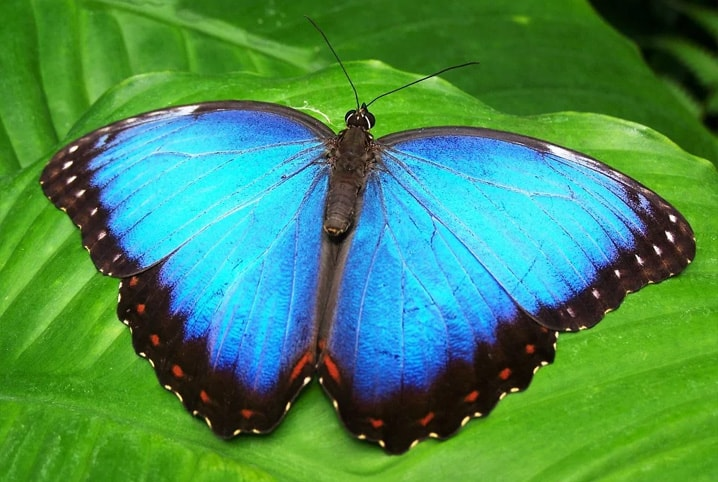
%> input picture q3/borboleta.jpg, 718 x 482 px
$ octave adicao_de_ruido.m   (GNU Octave 9; MATLAB toolbox functions it lacks are replaced by stand-ins)
%> lines starting %> are read from the running program, lines starting %| are printed output that depends on the picture

img1 = imread('borboleta.jpg');
%> img1 is the input picture: size 482x718x3 uint8; mean R, G, B 68.4, 139.9, 88.2
% Adiciona ruído sal e pimenta
img_noisy1 = imnoise(img1, 'salt & pepper', 0.05); % 5% de ruído
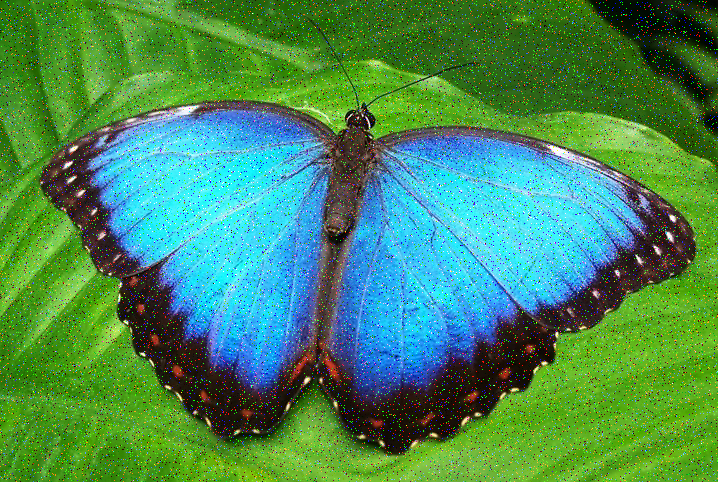
%> img_noisy1: size 482x718x3 uint8; mean R, G, B 71.3, 139.4, 90.1
% Adiciona ruído gaussiano
img_noisy1 = imnoise(img_noisy1, 'gaussian', 0, 0.01); % média 0, var 0.01
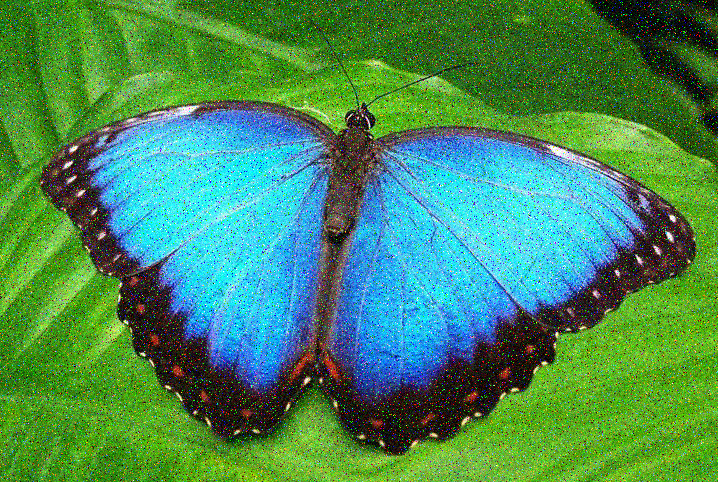
%> img_noisy1: size 482x718x3 uint8; mean R, G, B 71.7, 139.3, 90.6

img2 = imread('raposa.jpg');
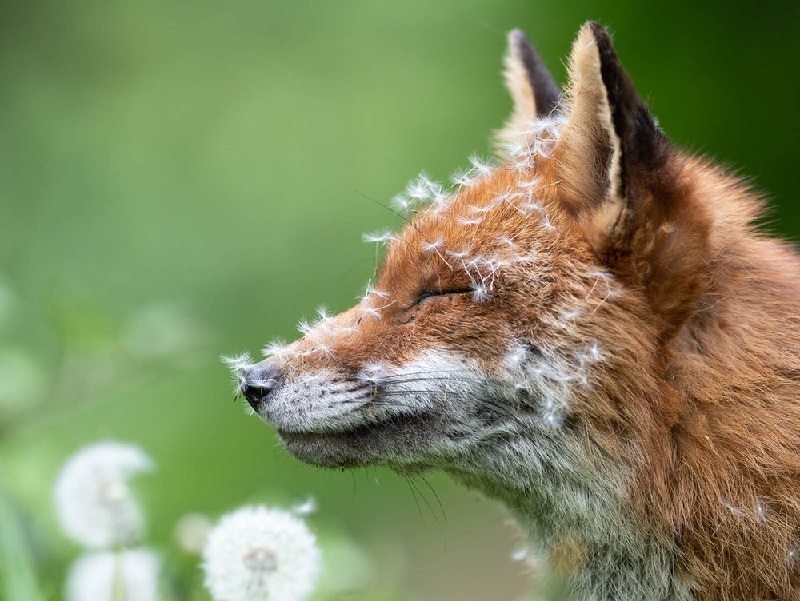
%> input picture q3/raposa.jpg, 800 x 601 px
%> img2 is the input picture: size 601x800x3 uint8; mean R, G, B 128.5, 137.8, 95.9
% Adiciona ruído sal e pimenta
img_noisy2 = imnoise(img2, 'salt & pepper', 0.05); % 5% de ruído
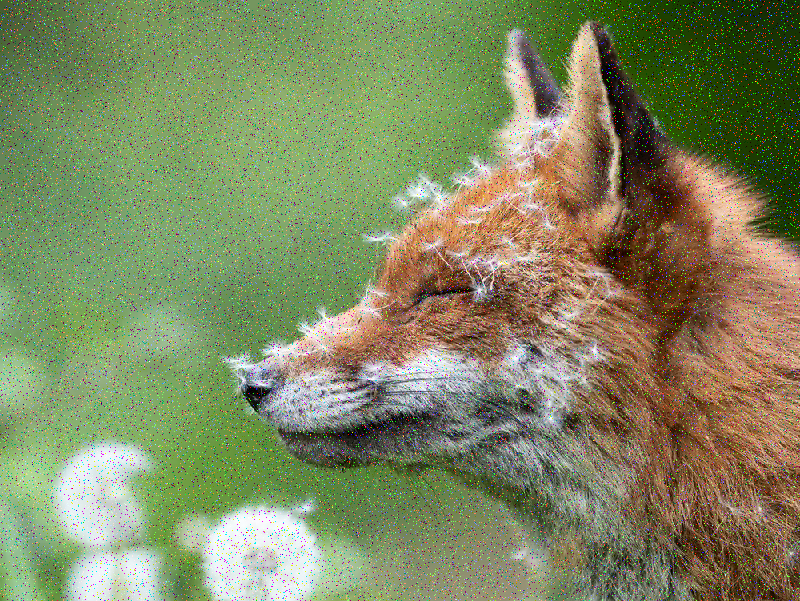
%> img_noisy2: size 601x800x3 uint8; mean R, G, B 128.5, 137.3, 97.5
% Adiciona ruído gaussiano
img_noisy2 = imnoise(img_noisy2, 'gaussian', 0, 0.01); % média 0, var 0.01
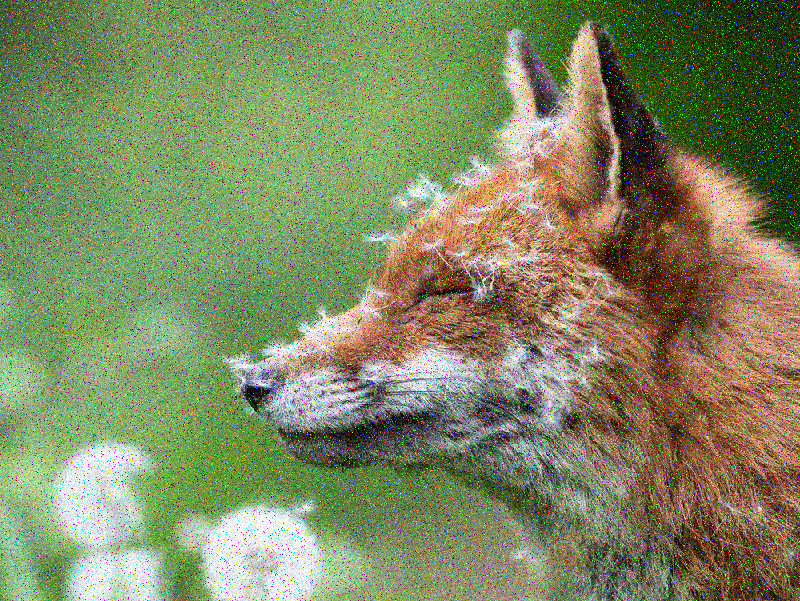
%> img_noisy2: size 601x800x3 uint8; mean R, G, B 128.4, 137.2, 98.2

if usejava('desktop')
    imshow(img_noisy1);
    imshow(img_noisy2);
else
    mkdir('.out');
    imwrite(img_noisy1, '.out/borboleta_ruido.png');
    imwrite(img_noisy2, '.out/raposa_ruido.png');
end
